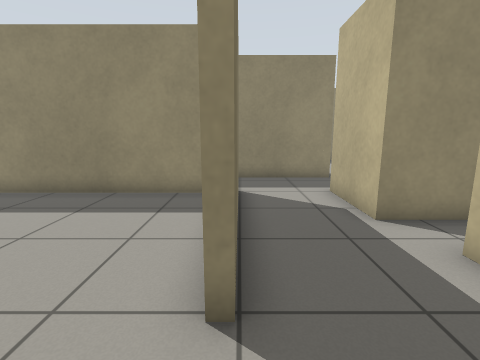
[1] (above)

16 first-person views from a walk through a Gazebo world. The camera is 0.94 m above the floor, tilts 10° down and sees 85° across. The floor is counted in squares, 0.5 m on a side. Each view is taken from the middle of a square. On the plan, view 1 faces up. The plan holds only what a view shows up to about 15 squares ahead; the rest is blank.

[2]
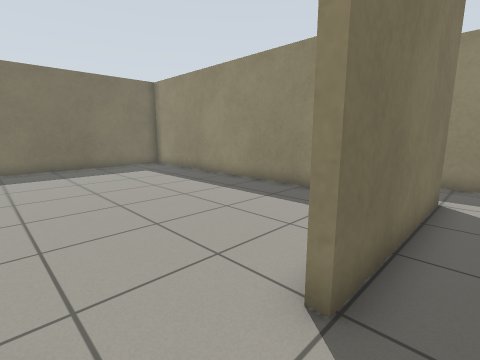

[3]
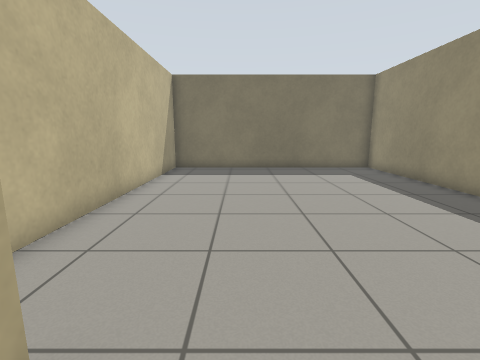

[4]
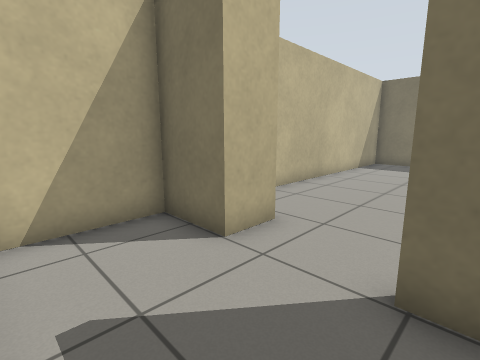

[5]
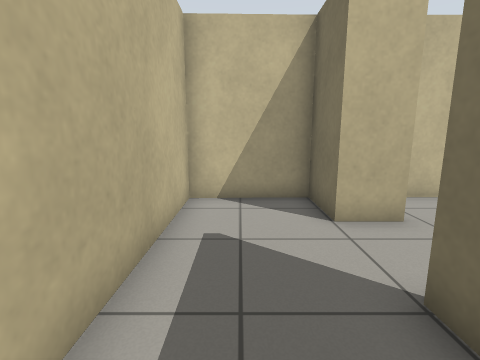

[6]
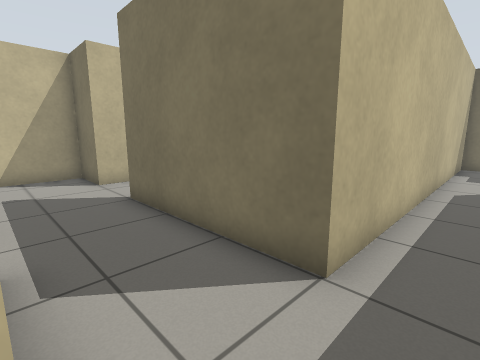

[7]
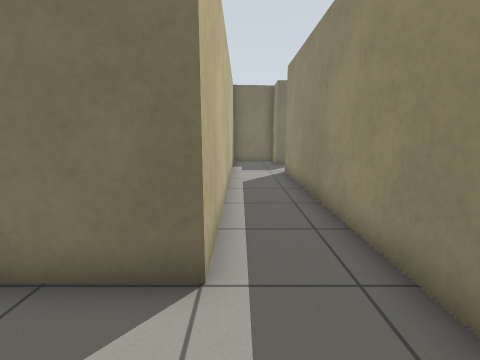

[8]
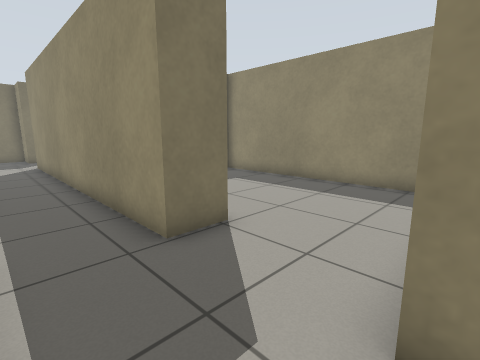

[9]
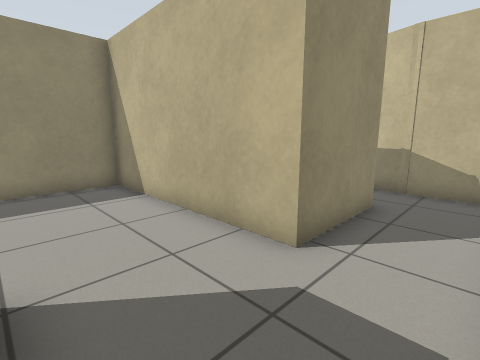

[10]
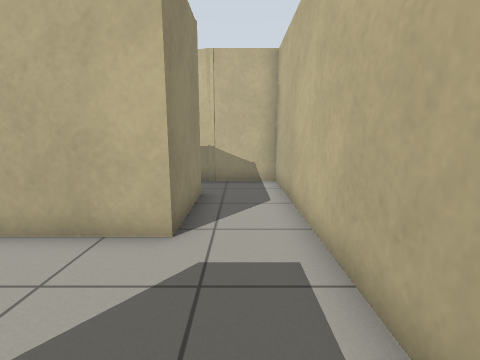

[11]
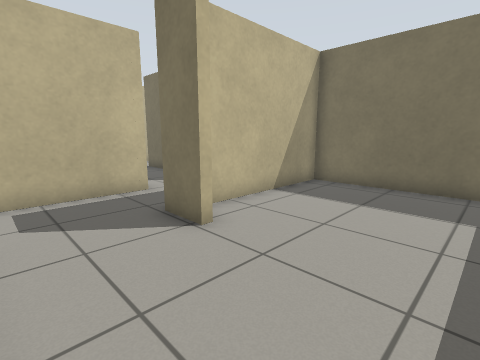

[12]
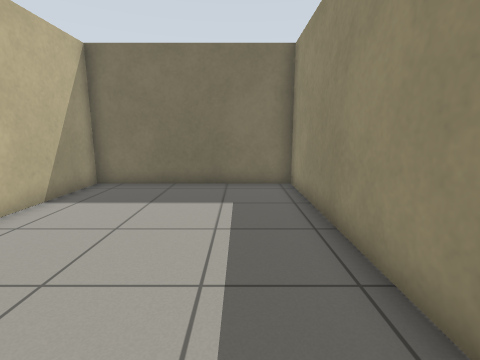

[13]
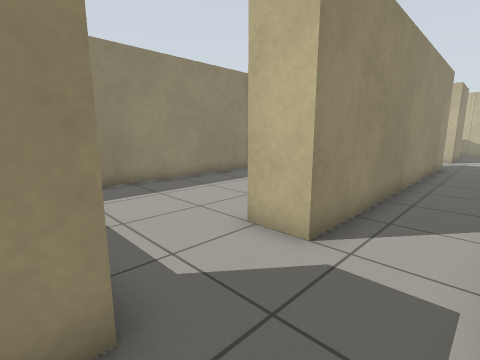

[14]
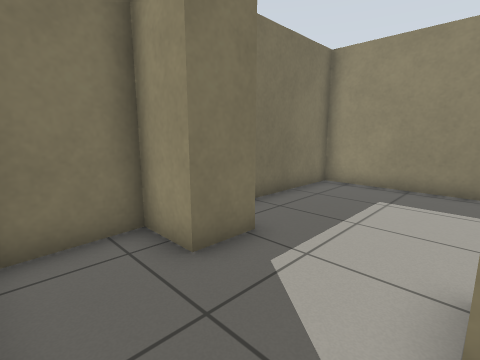

[15]
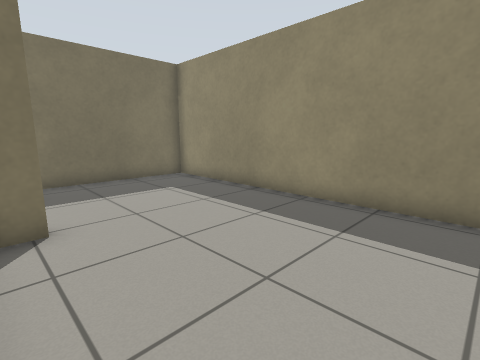

[16]
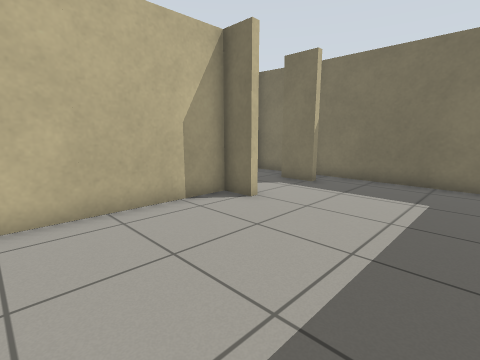

### Floor plan
Points are (right, up) in squares from view 1. A wall is a line through its corners. A room is listed if a view was taken in it or the views show most of it. See-through windows are left out.
Room 1 (views 1, 2, 3, 4)
walls: (-0.1, -0.4) (-0.1, -2.6) (3.5, -2.5) (3.5, 3.9); (-0.1, 4.5) (-0.1, 2.3)
ways out: opening at (2, 3.5) to room 2; opening at (0, 1) to room 6
Room 2 (views 5, 6, 7, 9, 10, 13, 14)
walls: (3, 5.6) (3, 8.6) (4.5, 8.6); (3.9, 11.2) (-10, 11.2) (-10, 12.8); (-13.3, 12.8) (-13.3, 11.2) (-15, 11.2) (-14.8, 8.6) (-0.1, 8.6) (-0.1, 4.5)
ways out: opening at (2, 3.5) to room 1; opening at (3.5, 9.5) to room 3; opening at (-11.5, 11.5) to room 5; opening at (4.5, 5)
Room 3 (view 8)
walls: (11, 11.2) (7.6, 11.2) (7.6, 12.4); (13.4, 10.9) (13.7, 12.1); (3.9, 12.8) (3.9, 11.2); (4.5, 8.6) (13.4, 8.6) (13.4, 11.2)
ways out: opening at (3.5, 9.5) to room 2; opening at (6, 11.5) to room 4
Room 4 (views 11, 12)
walls: (7.6, 12.4) (7.6, 19) (-2.8, 19) (-2.8, 11.6) (2.6, 11.6)
ways out: opening at (6, 11.5) to room 3
Room 5 (views 15, 16)
walls: (-10, 12.8) (-9.7, 12.8) (-9.7, 11.6) (-4.1, 11.6); (-13.7, 12.8) (-13.3, 12.8); (-3.4, 19) (-15, 19) (-15, 11.9)
ways out: opening at (-11.5, 11.5) to room 2
Room 6 (no view inside)
walls: (-1.6, -0.4) (-0.1, -0.4); (-1.1, 8.3) (-14.7, 8.3) (-14.7, -2.6); (-14.8, -3) (-2.9, -2.7)
ways out: opening at (0, 1) to room 1

Positions as (right, up) in squares from view 1, and headings:
1: (0, 0), facing up
2: (1, 0), facing up-left
3: (0, 1), facing left
4: (3, 3), facing down-left
5: (2, 5), facing down
6: (3, 10), facing down-left
7: (3, 9), facing left
8: (8, 9), facing up-left
9: (4, 9), facing up-right
10: (3, 10), facing right
11: (7, 17), facing down-left
12: (7, 17), facing left
13: (-14, 9), facing up-right
14: (-10, 9), facing up-left
15: (-4, 12), facing up-left
16: (-4, 18), facing down-left
